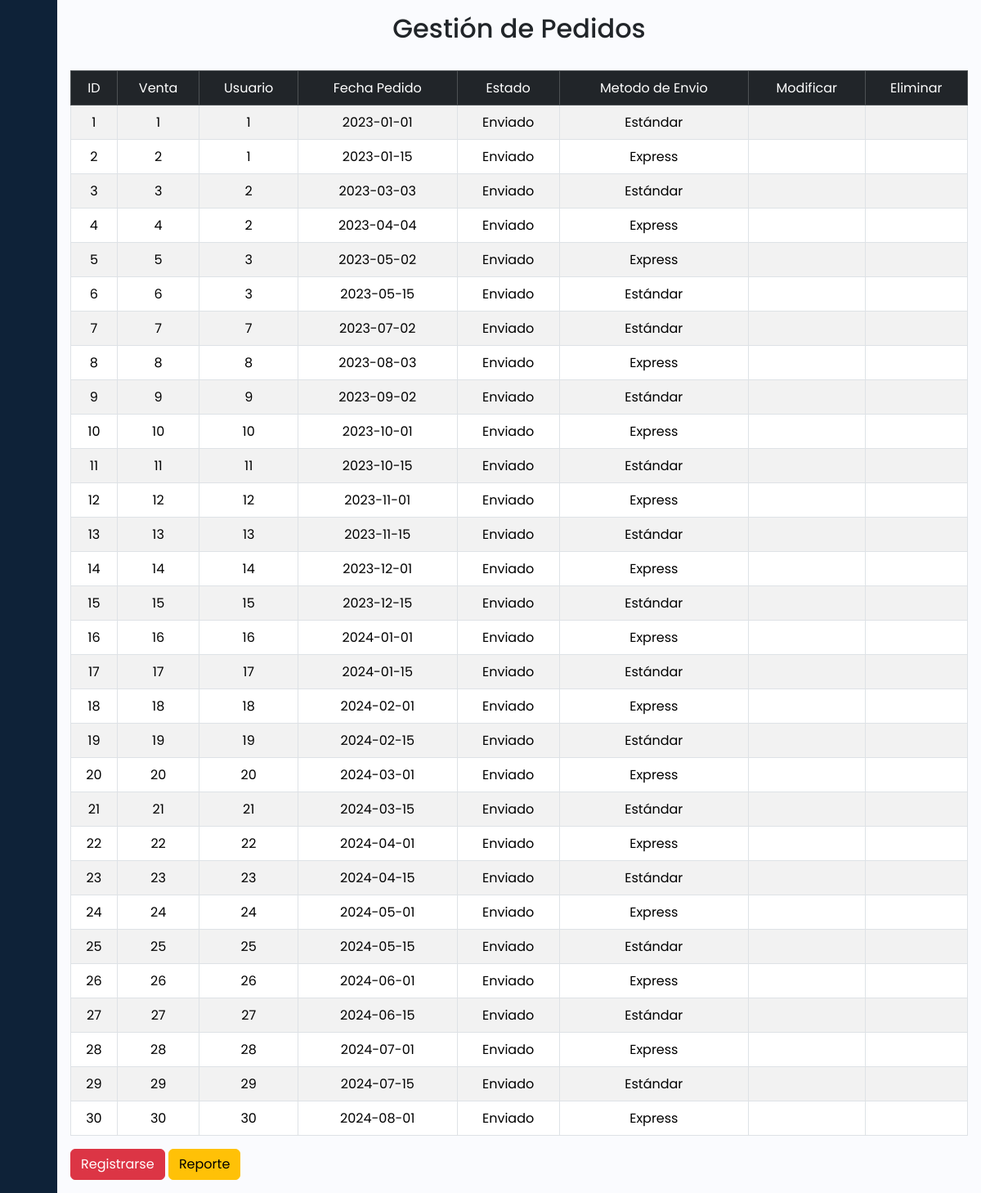
/Crud/pedidos.php (signed in), run on the app's committed database.
### tables this page shows
CREATE TABLE `pedido` (
  `id_pedido` int(11) NOT NULL,
  `id_venta` int(11) DEFAULT NULL,
  `id_usuario` int(11) DEFAULT NULL,
  `fecha_pedido` date DEFAULT NULL,
  `estado_pedido` varchar(50) DEFAULT NULL,
  `metodo_envio_pedido` varchar(50) DEFAULT NULL
);

### Crud/ModeloDAO/PedidoDao.php (called while the page is built, shortened)
<?php
class PedidoDao{
    public function listarTodos(){
        $cnn = Conexion::getConexion();
        try {
            $listarPedido = 'SELECT * from pedido';
            $query = $cnn->prepare($listarPedido);
            $query->execute();
            return $query->fetchAll();
        } catch (Exception  $ex) {
            echo 'Error'. $ex->getMessage();
        }
    }
}
?>

### Crud/pedidos.php (the view, shortened to what this page needs)
<html lang="en">
<head>
    <link rel=" stylesheet" href="../css/bootstrap.min.css">
    <link rel="stylesheet" href="css/sytles2.css">
    <link href="https://cdn.lineicons.com/4.0/lineicons.css" rel="stylesheet" />
    <link href="//cdn.datatables.net/2.1.5/css/dataTables.dataTables.min.css" rel="stylesheet">
</head>
<body>
    <div class="wrapper">
    <aside id="sidebar">
            <div class="d-flex">
                <button class="toggle-btn" type="button">
                </button>
            </div>
            <ul class="sidebar-nav">
                <li class="sidebar-item">
                    <a href="index.php" class="sidebar-link">
                    </a>
                </li>
                <li class="sidebar-item">
                    <a href="usuarios.php" class="sidebar-link">
                    </a>
                </li>
                <li class="sidebar-item">
                    <a href="#" class="sidebar-link collapsed has-dropdown" data-bs-toggle="collapse"
                        data-bs-target="#productosMenu" aria-expanded="false" aria-controls="productosMenu">
                    </a>
                </li>
                <li class="sidebar-item">
                    <a href="#" class="sidebar-link collapsed has-dropdown" data-bs-toggle="collapse"
                        data-bs-target="#ordenesMenu" aria-expanded="false" aria-controls="ordenesMenu">
                    </a>
                </li>
                <li class="sidebar-item">
                    <a href="#" class="sidebar-link collapsed has-dropdown" data-bs-toggle="collapse"
                        data-bs-target="#repotesMenu" aria-expanded="false" aria-controls="repotesMenu">
                    </a>
                </li>
                <li class="sidebar-item">
                    <a href="ajustesperf.php" class="sidebar-link">
                    </a>
                </li>
            </ul>
            <div class="sidebar-footer">
                <a href="cerrarsesion.php" class="sidebar-link">
                </a>
            </div>
        </aside>
        <div class="main p-3">
        <main>
                <h2 class="text-center">Gestión de Pedidos</h2>
                <div class="table-responsive">
                <div class="table-container">
                <table class="  table table-container table-striped table-hover table-bordered table-responsive mt-4  " id="table">
                        <thead class="table-dark table light-header">
                            <tr class="text-center">
                                <th style="font-weight: normal">ID</th>
                                <th style="font-weight: normal">Venta</th>
                                <th style="font-weight: normal">Usuario</th>
                                <th style="font-weight: normal">Fecha Pedido</th>
                                <th style="font-weight: normal">Estado</th>
                                <th style="font-weight: normal">Metodo de Envio</th>
                                <th style="font-weight: normal">Modificar</th>
                                <th style="font-weight: normal">Eliminar</th>
                            </tr>
                        </thead>
                        <tbody>
                            <?php
                            require 'ModeloDAO/PedidoDao.php';
                            $uDao = new PedidoDao();
                            $allusers = $uDao->listarTodos();
                            foreach($allusers as $user){ ?>
                            <tr class="text-center">
                                <td> <?php echo $user['id_pedido'];?></td>
                                <td> <?php echo $user['id_venta'];?></td>
                                <td> <?php echo $user['id_usuario'];?></td>
                                <td> <?php echo $user['fecha_pedido'];?></td>
                                <td> <?php echo $user['estado_pedido'];?></td>
                                <td> <?php echo $user['metodo_envio_pedido'];?></td>
                                <td></td>
                                <td>
                                </td>
                            </tr>
                            <?php
                            }
                            ?>
                        </tbody>
                    </table>
                </div>
                </div>
                <div class="text-left">
                    <a href="Registrarse/registropedido.php" class="btn btn-danger "> Registrarse</a>
                    <a href="reporte.php" class="btn btn-warning "> Reporte </a>
                </div>
            </main>
        </div>
    </div>
</body>

### Crud/css/sytles2.css (style rules this page uses)
a { text-decoration: none; }
li { list-style: none; }
body { font-family: 'Poppins', sans-serif; }
.wrapper { display: flex; }
.main { min-height: 100vh; width: 100%; overflow: hidden; transition: all 0.35s ease-in-out; background-color: #fafbfe; }
#sidebar { width: 70px; min-width: 70px; z-index: 1000; transition: all .25s ease-in-out; background-color: #0e2238; display: flex; flex-direction: column; }
.toggle-btn { background-color: transparent; cursor: pointer; border: 0; padding: 1rem 1.5rem; }
.sidebar-nav { padding: 2rem 0; flex: 1 1 auto; }
a.sidebar-link { padding: .625rem 1.625rem; color: #FFF; display: block; font-size: 0.9rem; white-space: nowrap; border-left: 3px solid transparent; }
.sidebar-item { position: relative; }

### data on the page
pedido: id_pedido "1", id_venta "1", id_usuario "1", fecha_pedido "2023-01-01", estado_pedido "Enviado", metodo_envio_pedido "Estándar"
pedido: id_pedido "2", id_venta "2", id_usuario "1", fecha_pedido "2023-01-15", estado_pedido "Enviado", metodo_envio_pedido "Express"
pedido: id_pedido "3", id_venta "3", id_usuario "2", fecha_pedido "2023-03-03", estado_pedido "Enviado", metodo_envio_pedido "Estándar"
pedido: id_pedido "4", id_venta "4", id_usuario "2", fecha_pedido "2023-04-04", estado_pedido "Enviado", metodo_envio_pedido "Express"
pedido: id_pedido "5", id_venta "5", id_usuario "3", fecha_pedido "2023-05-02", estado_pedido "Enviado", metodo_envio_pedido "Express"
pedido: id_pedido "6", id_venta "6", id_usuario "3", fecha_pedido "2023-05-15", estado_pedido "Enviado", metodo_envio_pedido "Estándar"
pedido: id_pedido "7", id_venta "7", id_usuario "7", fecha_pedido "2023-07-02", estado_pedido "Enviado", metodo_envio_pedido "Estándar"
pedido: id_pedido "8", id_venta "8", id_usuario "8", fecha_pedido "2023-08-03", estado_pedido "Enviado", metodo_envio_pedido "Express"
pedido: id_pedido "9", id_venta "9", id_usuario "9", fecha_pedido "2023-09-02", estado_pedido "Enviado", metodo_envio_pedido "Estándar"
pedido: id_pedido "10", id_venta "10", id_usuario "10", fecha_pedido "2023-10-01", estado_pedido "Enviado", metodo_envio_pedido "Express"
pedido: id_pedido "11", id_venta "11", id_usuario "11", fecha_pedido "2023-10-15", estado_pedido "Enviado", metodo_envio_pedido "Estándar"
pedido: id_pedido "12", id_venta "12", id_usuario "12", fecha_pedido "2023-11-01", estado_pedido "Enviado", metodo_envio_pedido "Express"
pedido: id_pedido "13", id_venta "13", id_usuario "13", fecha_pedido "2023-11-15", estado_pedido "Enviado", metodo_envio_pedido "Estándar"
pedido: id_pedido "14", id_venta "14", id_usuario "14", fecha_pedido "2023-12-01", estado_pedido "Enviado", metodo_envio_pedido "Express"
pedido: id_pedido "15", id_venta "15", id_usuario "15", fecha_pedido "2023-12-15", estado_pedido "Enviado", metodo_envio_pedido "Estándar"
pedido: id_pedido "16", id_venta "16", id_usuario "16", fecha_pedido "2024-01-01", estado_pedido "Enviado", metodo_envio_pedido "Express"
pedido: id_pedido "17", id_venta "17", id_usuario "17", fecha_pedido "2024-01-15", estado_pedido "Enviado", metodo_envio_pedido "Estándar"
pedido: id_pedido "18", id_venta "18", id_usuario "18", fecha_pedido "2024-02-01", estado_pedido "Enviado", metodo_envio_pedido "Express"
pedido: id_pedido "19", id_venta "19", id_usuario "19", fecha_pedido "2024-02-15", estado_pedido "Enviado", metodo_envio_pedido "Estándar"
pedido: id_pedido "20", id_venta "20", id_usuario "20", fecha_pedido "2024-03-01", estado_pedido "Enviado", metodo_envio_pedido "Express"
pedido: id_pedido "21", id_venta "21", id_usuario "21", fecha_pedido "2024-03-15", estado_pedido "Enviado", metodo_envio_pedido "Estándar"
pedido: id_pedido "22", id_venta "22", id_usuario "22", fecha_pedido "2024-04-01", estado_pedido "Enviado", metodo_envio_pedido "Express"
pedido: id_pedido "23", id_venta "23", id_usuario "23", fecha_pedido "2024-04-15", estado_pedido "Enviado", metodo_envio_pedido "Estándar"
pedido: id_pedido "24", id_venta "24", id_usuario "24", fecha_pedido "2024-05-01", estado_pedido "Enviado", metodo_envio_pedido "Express"
pedido: id_pedido "25", id_venta "25", id_usuario "25", fecha_pedido "2024-05-15", estado_pedido "Enviado", metodo_envio_pedido "Estándar"
pedido: id_pedido "26", id_venta "26", id_usuario "26", fecha_pedido "2024-06-01", estado_pedido "Enviado", metodo_envio_pedido "Express"
pedido: id_pedido "27", id_venta "27", id_usuario "27", fecha_pedido "2024-06-15", estado_pedido "Enviado", metodo_envio_pedido "Estándar"
pedido: id_pedido "28", id_venta "28", id_usuario "28", fecha_pedido "2024-07-01", estado_pedido "Enviado", metodo_envio_pedido "Express"
pedido: id_pedido "29", id_venta "29", id_usuario "29", fecha_pedido "2024-07-15", estado_pedido "Enviado", metodo_envio_pedido "Estándar"
pedido: id_pedido "30", id_venta "30", id_usuario "30", fecha_pedido "2024-08-01", estado_pedido "Enviado", metodo_envio_pedido "Express"
